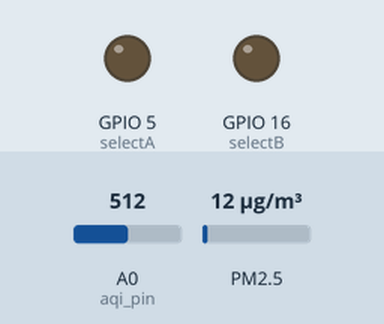
A sketch run on a simulated ESP8266 (NodeMCU). Shown: output pins drawn as LEDs (lit = HIGH). Wiring (inferred from the names in the program): dust sensor: data GPIO 2. The inputs (shaded band) are chosen by the test bench; at power-on: A0 (aqi_pin) = 512, PM2.5 12 µg/m³. WiFi joins after 1.5 s; servers stay silent unless stated; uploads are accepted with an empty reply; what the sketch prints to the serial monitor is not drawn.

Above: at 9.0 s.
At 16.8 s:
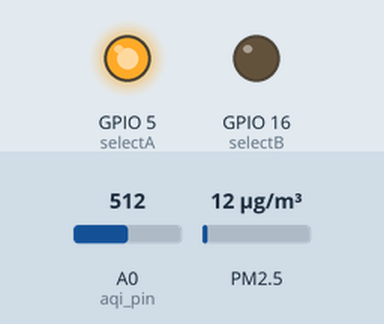
Timing chart, 0 to 35.8 s (numbered marks = the images above):
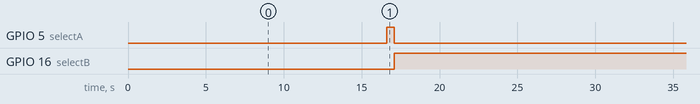

The sketch:

esp_sketch.ino
```cpp
#include <ESP8266WiFi.h>
#include <WiFiClient.h>
#include <ESP8266HTTPClient.h>

// Replace with your network credentials
const char* ssid = "SSID";
const char* password = "SSID_PASS";

const char* serverName = "http://server_address/post-data.php";
String apiKeyValue = "894D9329C71C59EDF417695DF56CF";

const int aqi_pin = A0;
const int selectB = 16;
const int selectA = 5;
String aqi, pm, co;

const int pin = 2;  //DSM501A input D4
unsigned long duration;
unsigned long starttime;
unsigned long endtime;
unsigned long sampletime_ms = 15000;
unsigned long lowpulseoccupancy = 0;
float ratio = 0;
float concentration = 0;
const unsigned long timeout = 4500000UL;
String pm_val;


String readPm(){
  starttime = millis();
  lowpulseoccupancy = 0;
  unsigned long sub = 0;
  while (1) {

    duration = pulseIn(pin, LOW);//,timeout);
    lowpulseoccupancy += duration;
    endtime = millis();

    //Serial.print("Duration: ");
    //Serial.println(duration);
    if((endtime-starttime) > sampletime_ms && lowpulseoccupancy == 0){
      return "0";
    }
     else if ((endtime-starttime) > sampletime_ms) {
      ratio = (lowpulseoccupancy-(endtime-starttime-sub))/(sampletime_ms*10.0);  // Integer percentage 0=>100
      long concentration = 1.1*pow(ratio,3)-3.8*pow(ratio,2)+520*ratio+0.62; // using spec sheet curve

      /* Serial.print("Elimintation: ");
      Serial.println(sub);
      Serial.print("lowpulseoccupancy: ");
      Serial.print(lowpulseoccupancy);
      Serial.print("\n");
      Serial.print("ratio: ");
      Serial.print(ratio);
      Serial.print("\n");
      Serial.print("DSM501A: ");
      Serial.println(concentration);  */

      if(concentration > 55000){
        return "NaN";
      }
      return String(concentration);
    }
  }
 }


String readAqi() {
  digitalWrite(selectB, LOW);
  digitalWrite(selectA,HIGH);
  delay(500);
  double aqi;
  aqi = analogRead(aqi_pin);
  //Serial.print("AQI : ");
  //Serial.println(aqi);
  return String(aqi);
}

String readCo() {
  digitalWrite(selectB,HIGH);
  digitalWrite(selectA,LOW);
  delay(500);
  double co;
  co = analogRead(aqi_pin);
  //Serial.print("CO : ");
  //Serial.println(co);
  return String(co);
}


void setup(void){
  pinMode(aqi_pin,INPUT);
  pinMode(selectB, OUTPUT);
  pinMode(selectA, OUTPUT);

  digitalWrite(selectB, LOW);
  digitalWrite(selectA, LOW);

  Serial.begin(115200);
  WiFi.begin(ssid,password); //begin WiFi connection
  Serial.println("");

  // Wait for connection
  while(WiFi.status()!=WL_CONNECTED){
    delay(500);
    Serial.print(".");
  }

  Serial.println("");
  Serial.print("Connected to ");
  Serial.println(ssid);
  Serial.print("IP address: ");
  Serial.println(WiFi.localIP());
}

void loop(void){
  if(WiFi.status()== WL_CONNECTED){
    HTTPClient http;

    pm = readPm();
    aqi = readAqi();
    co = readCo();

    Serial.print("PM 1.0: ");
    Serial.print(pm);
    Serial.print(",  AQI: ");
    Serial.print(aqi);
    Serial.print(",  CO: ");
    Serial.println(co);

    // HTTP Request send
    http.begin(serverName);
    http.addHeader("Content-Type", "application/x-www-form-urlencoded");
    String httpRequestData = "api_key=" + apiKeyValue + "&pm=" + String(pm)+ "&aqi=" + String(aqi) + "&co=" + String(co) + "";
    Serial.print("HttpRequestData: ");
    Serial.println(httpRequestData);

    int httpResponseCode = http.POST(httpRequestData);
    if (httpResponseCode>0) {
      Serial.print("HTTP Response code: ");
      Serial.println(httpResponseCode);
    }
    else {
      Serial.print("Error code: ");
      Serial.println(httpResponseCode);
    }

    // Free resources
    http.end();
   }
  else {
    Serial.println("WiFi Disconnected");
    Serial.println(WiFi.localIP());
  }

   delay(10000);
}
```

Measured:
- by itself, GPIO 5 (selectA): alternates HIGH for 0.50 s and LOW for 25.9 s
- by itself, GPIO 16 (selectB): alternates HIGH for 25.9 s and LOW for 0.50 s
